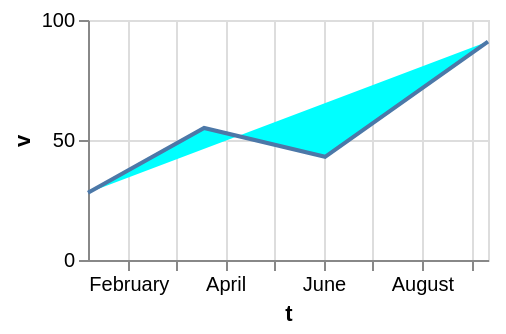

Write the Vega-Lite specification saved for this chart.
### Vega-Lite specification from a JSON file in a GitHub repository (floating-point values rounded to 4 significant figures)
{"$schema": "https://vega.github.io/schema/vega-lite/v6.json", "width": 200, "height": 120, "data": {"values": [{"c": "alpha", "v": 28, "w": 3, "t": "2024-01-07"}, {"c": "beta", "v": 55, "w": 7, "t": "2024-03-19"}, {"c": "gamma", "v": 43, "w": 5, "t": "2024-06-02"}, {"c": "delta", "v": 91, "w": 9, "t": "2024-09-11"}]}, "mark": "line", "encoding": {"x": {"field": "t", "type": "temporal"}, "y": {"field": "v", "type": "quantitative"}}, "config": {"line": {"fill": "aqua"}}}
